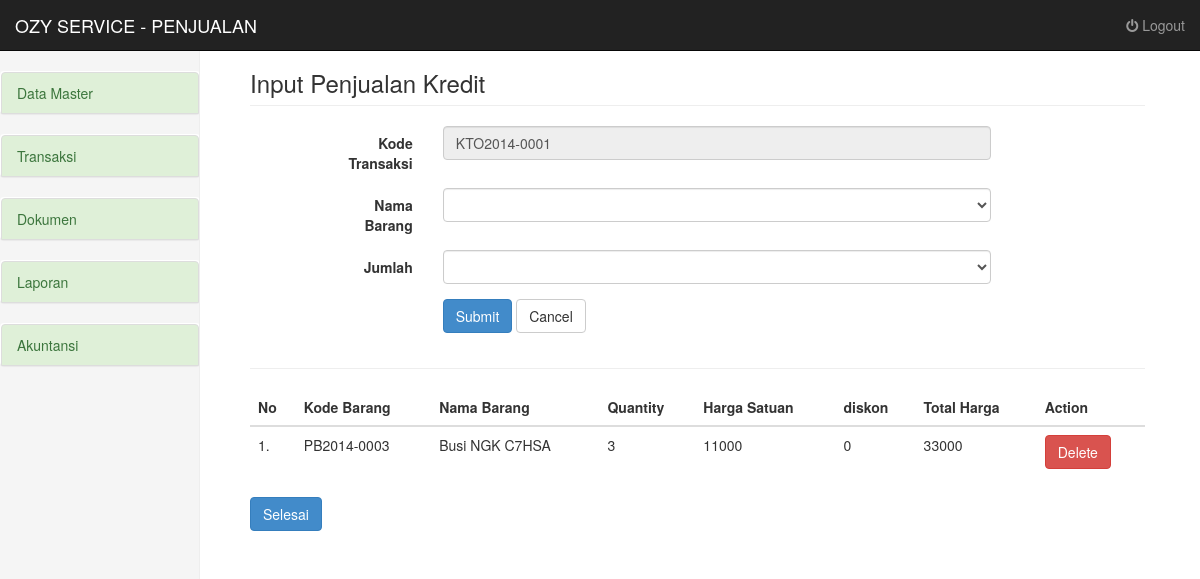
/penjualan/input_penjualan_kredit/add_proses.php?kode_transaksi=KTO2014-0001 (signed in), run on the app's committed database.
### tables this page shows
CREATE TABLE IF NOT EXISTS `detail_penjualan` (
  `kode_transaksi` varchar(20) NOT NULL,
  `kode_barang` varchar(20) NOT NULL,
  `jumlah` int(5) NOT NULL,
  `harga` int(20) NOT NULL,
  `diskon` int(20) NOT NULL
);

CREATE TABLE IF NOT EXISTS `data_barang` (
  `kode_barang` varchar(20) NOT NULL,
  `no_parts` varchar(20) NOT NULL,
  `nama_barang` varchar(20) NOT NULL,
  `kategori` varchar(20) NOT NULL,
  `harga_beli` float NOT NULL,
  `harga_jual` float NOT NULL,
  `stock` int(10) NOT NULL,
  `stock toko` int(10) NOT NULL,
  `diskon` int(3) NOT NULL,
  PRIMARY KEY (`kode_barang`),
  UNIQUE KEY `no_parts` (`no_parts`)
);

### penjualan/input_penjualan_kredit/add_proses.php (the view, shortened to what this page needs)
<?php
require_once("../templates/header.php");
if(isset($_GET['kode_transaksi'])){
	$kode_transaksi= $_GET['kode_transaksi'];
}
?>
<div class="col-sm-9 col-sm-offset-3 col-md-10 col-md-offset-2 main">
<h3 class="page-header"></i> Input Penjualan Kredit</h3>
  <div class="row">
  <div class="col-md-1">
  </div>
  <div class="col-md-9">
    <form class="form-horizontal" role="form" action="add_proses.php" method="POST">
      <div class="form-group">
    <label for="no_parts" class="col-lg-2 control-label">Kode Transaksi</label>
    <div class="col-lg-10">
      <input type="varchar" class="form-control" id="no_parts" placeholder="No Transaksi" readonly="readonly" value="<?php echo $kode_transaksi; ?>" name="kode_transaksi">
    </div>
  </div>
  <div class="form-group">
    <label for="inputnama_barang" class="col-lg-2 control-label">Nama Barang</label>
    <div class="col-lg-10">
        <select class="form-control" name="kode_barang">
          <option value=""></option>
        <?php
          $pel = mysql_query("SELECT * FROM  data_barang");
          while($npel = mysql_fetch_array($pel)){
        ?>
          <option value="<?php echo $npel['kode_barang']; ?>"><?php echo $npel['nama_barang']; ?></option>
        <?php
          }
        ?>
        </select>
    </div>
  </div>
   <div class="form-group">
    <label for="inputnama_barang" class="col-lg-2 control-label">Jumlah</label>
    <div class="col-lg-10">
        <select class="form-control" name="jumlah">
          <option value=""></option>
        <?php
          $npel = 0;
          while($npel<=1000){
          	$npel++;
        ?>
          <option value="<?php echo $npel; ?>"><?php echo $npel; ?></option>
        <?php
          }
        ?>
        </select>
    </div>
  </div>
      <div class="form-group">
        <div class="col-lg-offset-2 col-lg-10">
          <button type="submit" class="btn btn-primary">Submit</button>
          <a href="add_proses.php?kode_transaksi=<?php echo $kode_transaksi;?>" class="btn btn-default">Cancel</a>
        </div>
      </div>
    </form>
  </div>
  <div class="col-md-2">
  </div>
  </div>
  <div class="row">
  <div class="col-md-12">
    <hr/>
    <table class="table table-hover">
      <thead>
        <tr>
          <th>No</th>
          <th>Kode Barang</th>
          <th>Nama Barang</th>
          <th>Quantity</th>
          <th>Harga Satuan</th>
          <th>diskon</th>
          <th>Total Harga</th>
          <th colspan="3">Action</th>
        </tr>
      </thead>
      <tbody>
        <?php
        $no = 1;
        $result = mysql_query("SELECT * FROM detail_penjualan JOIN data_barang ON (detail_penjualan.kode_barang = data_barang.kode_barang) WHERE detail_penjualan.kode_transaksi = '$kode_transaksi'");
        while($row = mysql_fetch_array($result))
          {
        ?>
        <tr>
          <td><?php echo $no; ?>.</td>
          <td><?php echo $row['kode_barang']; ?></td>
          <td><?php echo $row['nama_barang']; ?></td>
          <td><?php echo $row['jumlah']; ?></td>
          <td><?php echo $row['harga']; ?></td>
          <td><?php echo $row['diskon']; ?></td>
          <td><?php echo ($row['jumlah']*$row['harga'])-($row['jumlah']*$row['harga']*$row['diskon']/100); ?></td>
          <td>
			<a onclick="return confirm('Hapus Data Ini ?')" href="add_proses.php?hapus=<?php echo $row['kode_barang']; ?>&kode_transaksi=<?php echo $row['kode_transaksi']; ?>" class="btn btn-danger">Delete</a></td>
        </tr>
        <?php
          $no++;
          }
        ?>
      </tbody>
    </table>
    <a href="index.php?jur=<?php echo $kode_transaksi;?>" class="btn btn-primary">Selesai</a>
  </div>
  </div>
</div>
<?php require_once("../templates/footer.php"); ?>

### assets/css/dashboard.css (style rules this page uses)
body { padding-top: 50px; }
.main { padding: 20px; }
@media (min-width: 768px) { .main { padding-right: 40px; padding-left: 40px; } }
.main .page-header { margin-top: 0; }

### penjualan/templates/header.php (style rules this page uses)
a { color: #444B52; text-decoration: none; }

### data on the page
detail_penjualan: kode_barang.kode_barang "PB2014-0003", kode_barang.nama_barang "Busi NGK C7HSA", jumlah "3", harga "11000", kode_barang.diskon "0", ($row['jumlah']*$row['harga'])-($row['jumlah']*$row['harga']*$row['diskon']/100) "33000"
